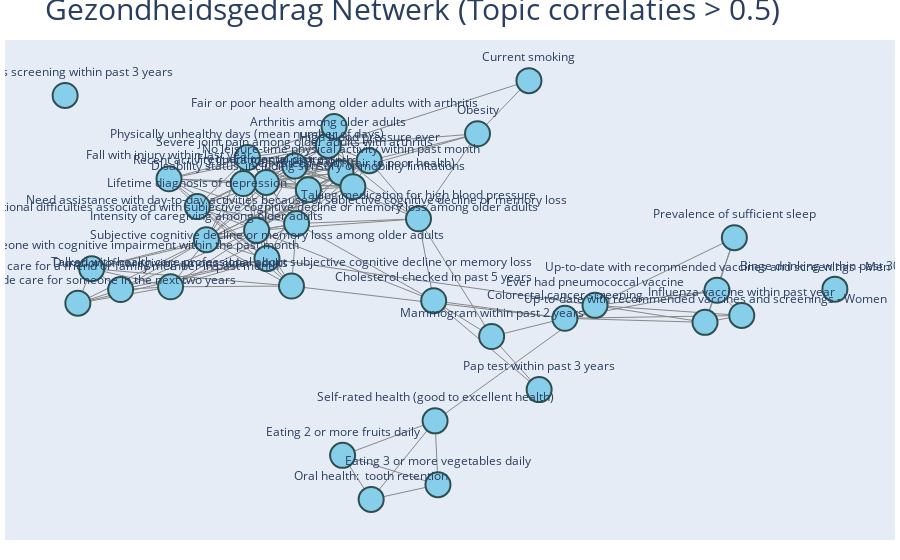

Notebook code cell kept with this figure:
### Code cell
import networkx as nx
import plotly.graph_objects as go

# Gemiddelde Data_Value per Topic
topic_matrix = df_1.pivot_table(index='LocationDesc', columns='Topic', values='Data_Value', aggfunc='mean').fillna(0)

# Correlatiematrix
corr = topic_matrix.corr()

# Bouw netwerk: edges als correlatie > 0.5
G = nx.Graph()
for col in corr.columns:
    G.add_node(col)

for i in corr.columns:
    for j in corr.columns:
        if i != j and corr.loc[i, j] > 0.5:
            G.add_edge(i, j, weight=corr.loc[i, j])

# Layout
pos = nx.spring_layout(G, k=0.5, seed=42)  # k groter voor meer spreiding

# Nodes
node_x = []
node_y = []
hover_text = []
for node in G.nodes():
    x, y = pos[node]
    node_x.append(x)
    node_y.append(y)
    hover_text.append(node)

node_trace = go.Scatter(
    x=node_x, y=node_y,
    mode='markers+text',
    hoverinfo='text',
    text=hover_text,
    textposition='top center',
    marker=dict(size=25, color='skyblue', line=dict(width=2, color='DarkSlateGrey'))
)

# Edges
edge_x = []
edge_y = []
for edge in G.edges(data=True):
    x0, y0 = pos[edge[0]]
    x1, y1 = pos[edge[1]]
    edge_x += [x0, x1, None]
    edge_y += [y0, y1, None]

edge_trace = go.Scatter(
    x=edge_x, y=edge_y,
    line=dict(width=1, color='#888'),
    hoverinfo='none',
    mode='lines'
)

# Figuur
fig = go.Figure(data=[edge_trace, node_trace],
                layout=go.Layout(
                    title=dict(
                        text='Gezondheidsgedrag Netwerk (Topic correlaties > 0.5)',
                        font=dict(size=30)
                    ),
                    showlegend=False,
                    hovermode='closest',
                    height=1300, 
                    margin=dict(b=20, l=5, r=5, t=40),
                    xaxis=dict(showgrid=False, zeroline=False, showticklabels=False),
                    yaxis=dict(showgrid=False, zeroline=False, showticklabels=False)
                ))

fig.show()

### Figure 1 — Plotly figure (JSON) as saved in the notebook; plotly's stock layout.template omitted (floating-point values rounded to 4 significant figures; data arrays with more than 128 entries replaced by an {"elided": "..."} marker saying what was removed)
{"data": [{"hoverinfo": "none", "line": {"color": "#888", "width": 1}, "mode": "lines", "type": "scatter", "x": {"elided": "456 float values"}, "y": {"elided": "456 float values"}}, {"hoverinfo": "text", "marker": {"color": "skyblue", "line": {"color": "DarkSlateGrey", "width": 2}, "size": 25}, "mode": "markers+text", "text": ["Arthritis among older adults", "Binge drinking within past 30 days", "Cholesterol checked in past 5 years", "Colorectal cancer screening", "Current smoking", "Diabetes screening within past 3 years", "Disability status, including sensory or mobility limitations", "Duration of caregiving among older adults", "Eating 2 or more fruits daily", "Eating 3 or more vegetables daily", "Ever had pneumococcal vaccine", "Expect to provide care for someone in the next two years", "Fair or poor health among older adults with arthritis", "Fall with injury within last year", "Frequent mental distress", "Functional difficulties associated with subjective cognitive decline or memory loss among older adults", "High blood pressure ever", "Influenza vaccine within past year", "Intensity of caregiving among older adults", "Lifetime diagnosis of depression", "Mammogram within past 2 years", "Need assistance with day-to-day activities because of subjective cognitive decline or memory loss", "No leisure-time physical activity within past month", "Obesity", "Oral health:  tooth retention", "Pap test within past 3 years", "Physically unhealthy days (mean number of days)", "Prevalence of sufficient sleep", "Provide care for a friend or family member in past month", "Provide care for someone with cognitive impairment within the past month", "Recent activity limitations in past month", "Self-rated health (fair to poor health)", "Self-rated health (good to excellent health)", "Severe joint pain among older adults with arthritis", "Subjective cognitive decline or memory loss among older adults", "Taking medication for high blood pressure", "Talked with health care professional about subjective cognitive decline or memory loss", "Up-to-date with recommended vaccines and screenings - Men", "Up-to-date with recommended vaccines and screenings - Women"], "textposition": "top center", "type": "scatter", "x": [-0.09765, 0.9378, 0.1178, 0.386, 0.3125, -0.6354, -0.1382, -0.4199, -0.06831, 0.1266, 0.4476, -0.6094, -0.08572, -0.4231, -0.2243, -0.244, -0.01402, 0.7475, -0.3466, -0.3653, 0.2363, -0.1623, -0.07167, 0.2074, -0.00991, 0.3334, -0.2628, 0.7323, -0.5219, -0.5811, -0.2713, -0.04732, 0.1207, -0.1661, -0.2228, 0.08681, -0.1728, 0.6969, 0.6724], "y": [0.447, -0.1404, -0.1876, -0.2597, 0.7122, 0.6515, 0.2659, -0.1309, -0.82, -0.9399, -0.2067, -0.1979, 0.5247, 0.3107, 0.2958, 0.09993, 0.3849, -0.2481, 0.06182, 0.197, -0.3341, 0.1279, 0.3359, 0.495, -1.0, -0.5511, 0.3978, 0.06976, -0.142, -0.05672, 0.2915, 0.2786, -0.6789, 0.363, -0.01547, 0.1473, -0.1277, -0.1449, -0.2761]}], "layout": {"autosize": true, "hovermode": "closest", "margin": {"b": 20, "l": 5, "r": 5, "t": 40}, "showlegend": false, "title": {"font": {"size": 30}, "text": "Gezondheidsgedrag Netwerk (Topic correlaties > 0.5)"}, "xaxis": {"autorange": true, "range": [-0.7515, 1.054], "showgrid": false, "showticklabels": false, "type": "linear", "zeroline": false}, "yaxis": {"autorange": true, "range": [-1.123, 0.8347], "showgrid": false, "showticklabels": false, "type": "linear", "zeroline": false}}}
